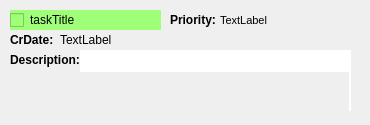
<?xml version="1.0" encoding="UTF-8"?>
<ui version="4.0">
 <class>TaskWidget</class>
 <widget class="QWidget" name="TaskWidget">
  <property name="geometry">
   <rect>
    <x>0</x>
    <y>0</y>
    <width>370</width>
    <height>125</height>
   </rect>
  </property>
  <property name="windowTitle">
   <string>Form</string>
  </property>
  <property name="windowIcon">
   <iconset resource="resources.qrc">
    <normaloff>:/rsc/appicon.png</normaloff>:/rsc/appicon.png</iconset>
  </property>
  <property name="styleSheet">
   <string notr="true">border: 10 black</string>
  </property>
  <widget class="QFrame" name="bg">
   <property name="geometry">
    <rect>
     <x>0</x>
     <y>0</y>
     <width>370</width>
     <height>121</height>
    </rect>
   </property>
   <property name="sizePolicy">
    <sizepolicy hsizetype="Fixed" vsizetype="Fixed">
     <horstretch>0</horstretch>
     <verstretch>0</verstretch>
    </sizepolicy>
   </property>
   <property name="styleSheet">
    <string notr="true"/>
   </property>
   <property name="frameShape">
    <enum>QFrame::StyledPanel</enum>
   </property>
   <property name="frameShadow">
    <enum>QFrame::Raised</enum>
   </property>
   <widget class="QLabel" name="priority">
    <property name="geometry">
     <rect>
      <x>220</x>
      <y>10</y>
      <width>141</width>
      <height>20</height>
     </rect>
    </property>
    <property name="font">
     <font>
      <pointsize>8</pointsize>
     </font>
    </property>
    <property name="text">
     <string>TextLabel</string>
    </property>
   </widget>
   <widget class="QLabel" name="label">
    <property name="geometry">
     <rect>
      <x>170</x>
      <y>10</y>
      <width>50</width>
      <height>20</height>
     </rect>
    </property>
    <property name="font">
     <font>
      <weight>75</weight>
      <bold>true</bold>
     </font>
    </property>
    <property name="text">
     <string>Priority:</string>
    </property>
   </widget>
   <widget class="QLabel" name="label_4">
    <property name="geometry">
     <rect>
      <x>10</x>
      <y>50</y>
      <width>70</width>
      <height>20</height>
     </rect>
    </property>
    <property name="font">
     <font>
      <weight>75</weight>
      <bold>true</bold>
     </font>
    </property>
    <property name="text">
     <string>Description:</string>
    </property>
   </widget>
   <widget class="QPlainTextEdit" name="desc">
    <property name="enabled">
     <bool>true</bool>
    </property>
    <property name="geometry">
     <rect>
      <x>80</x>
      <y>50</y>
      <width>271</width>
      <height>61</height>
     </rect>
    </property>
    <property name="autoFillBackground">
     <bool>true</bool>
    </property>
    <property name="styleSheet">
     <string notr="true">border:1</string>
    </property>
    <property name="readOnly">
     <bool>true</bool>
    </property>
    <property name="backgroundVisible">
     <bool>true</bool>
    </property>
   </widget>
   <widget class="QCheckBox" name="taskTitle">
    <property name="geometry">
     <rect>
      <x>10</x>
      <y>10</y>
      <width>151</width>
      <height>20</height>
     </rect>
    </property>
    <property name="sizePolicy">
     <sizepolicy hsizetype="Fixed" vsizetype="Fixed">
      <horstretch>0</horstretch>
      <verstretch>0</verstretch>
     </sizepolicy>
    </property>
    <property name="autoFillBackground">
     <bool>false</bool>
    </property>
    <property name="styleSheet">
     <string notr="true">background-color: rgb(160, 255, 120)</string>
    </property>
    <property name="text">
     <string>taskTitle</string>
    </property>
   </widget>
   <widget class="QLabel" name="label_3">
    <property name="geometry">
     <rect>
      <x>10</x>
      <y>30</y>
      <width>50</width>
      <height>20</height>
     </rect>
    </property>
    <property name="font">
     <font>
      <weight>75</weight>
      <bold>true</bold>
     </font>
    </property>
    <property name="text">
     <string>CrDate:</string>
    </property>
   </widget>
   <widget class="QLabel" name="crDate">
    <property name="geometry">
     <rect>
      <x>60</x>
      <y>30</y>
      <width>130</width>
      <height>20</height>
     </rect>
    </property>
    <property name="text">
     <string>TextLabel</string>
    </property>
   </widget>
  </widget>
 </widget>
 <tabstops>
  <tabstop>taskTitle</tabstop>
  <tabstop>desc</tabstop>
 </tabstops>
 <resources>
  <include location="resources.qrc"/>
 </resources>
 <connections/>
</ui>
